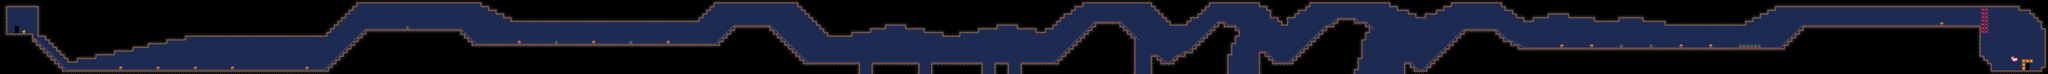

A 2D game scene composited from a Tiled map and its tileset images. What follows is a short description and the map's XML, with each tile layer's data collapsed to a summary:
An orthogonal 550x20 tile map with 8x8 px tiles, 4 tile layers (Sky, Tiles, Foreground, GameObjects), 2 tilesets and 3 objects (MinecartStartDoor, MinecartEndDoor, MinecartSock).

<map version="1.10" tiledversion="1.11.2" orientation="orthogonal" renderorder="right-down" width="550" height="20" tilewidth="8" tileheight="8" infinite="0" nextlayerid="15" nextobjectid="4">
 <properties>
  <property name="LevelNumber" value="2" />
 </properties>
 <tileset firstgid="1" source="Textures.tsx" />
 <tileset firstgid="577" source="AutoMappingTiles.tsx" />
 <layer id="11" name="Sky" width="550" height="20">
  <data>[11000 cells, 11000 non-empty, 1 distinct tile ids]</data>
 </layer>
 <layer id="12" name="Tiles" width="550" height="20">
  <data>[11000 cells, 7032 non-empty, 16 distinct tile ids]</data>
 </layer>
 <layer id="14" name="Foreground" width="550" height="20">
  <data>[11000 cells, 463 non-empty, 7 distinct tile ids]</data>
 </layer>
 <layer id="13" name="GameObjects" width="550" height="20">
  <data>[11000 cells, 30 non-empty, 8 distinct tile ids]</data>
 </layer>
 <objectgroup id="4" name="Object Layer 1">
  <object id="1" name="MinecartStartDoor" x="29.25" y="53.625" width="14.75" height="23.625">
   <properties>
    <property name="GoToDoor" value="MinecartDoor" />
    <property name="GoToMap" value="World2" />
   </properties>
  </object>
  <object id="2" name="MinecartEndDoor" x="4348.64" y="133.182" width="13.9091" height="20.8182">
   <properties>
    <property name="GoToDoor" value="MinecartDoor" />
    <property name="GoToMap" value="World2" />
   </properties>
  </object>
  <object id="3" name="MinecartSock" x="4317.24" y="118.394" width="21.4242" height="18" />
 </objectgroup>
</map>
